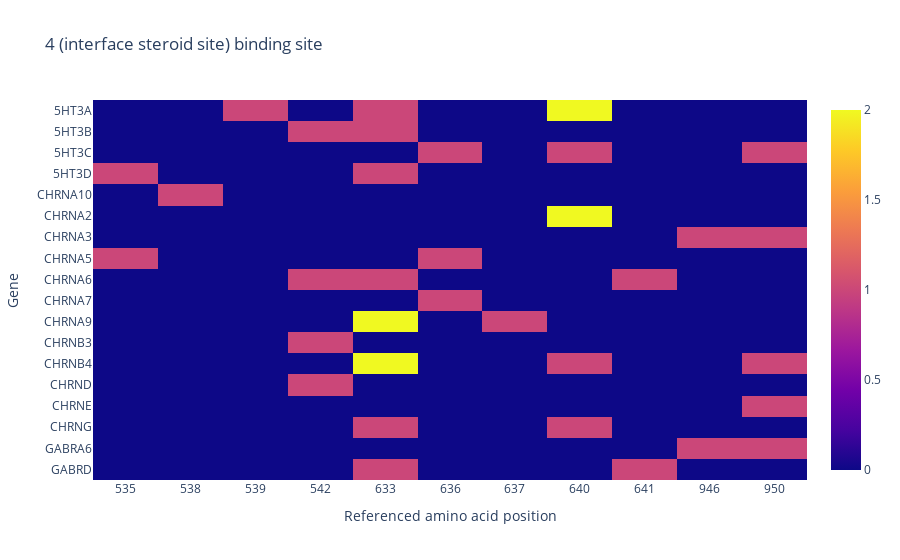

Notebook source saved alongside this figure:
### Code cell
fig = go.Figure(data=go.Heatmap(
    z = data,
    x=[str(int(aa)) for aa in aacids],
    y=genes,
    hoverongaps=False
))
fig.update_layout(
    title=f"{bs_interest[2]} binding site",
    xaxis_title = "Referenced amino acid position",
    yaxis_title = "Gene"
)
fig.show()

### Figure 1 — Plotly figure (JSON) as saved in the notebook; plotly's stock layout.template omitted (floating-point values rounded to 4 significant figures; data arrays with more than 128 entries replaced by an {"elided": "..."} marker saying what was removed)
{"data": [{"hoverongaps": false, "type": "heatmap", "x": ["535", "538", "539", "542", "633", "636", "637", "640", "641", "946", "950"], "y": ["GABRD", "GABRD", "GABRA6", "GABRA6", "CHRNG", "CHRNG", "CHRNE", "CHRND", "CHRNB4", "CHRNB4", "CHRNB4", "CHRNB4", "CHRNB3", "CHRNA9", "CHRNA9", "CHRNA9", "CHRNA7", "CHRNA6", "CHRNA6", "CHRNA6", "CHRNA5", "CHRNA5", "CHRNA3", "CHRNA3", "CHRNA2", "CHRNA2", "CHRNA10", "5HT3D", "5HT3D", "5HT3C", "5HT3C", "5HT3C", "5HT3B", "5HT3B", "5HT3A", "5HT3A", "5HT3A", "5HT3A"], "z": {"elided": "38x11 int values"}}], "layout": {"title": {"text": "4 (interface steroid site) binding site"}, "xaxis": {"title": {"text": "Referenced amino acid position"}}, "yaxis": {"title": {"text": "Gene"}}}}
